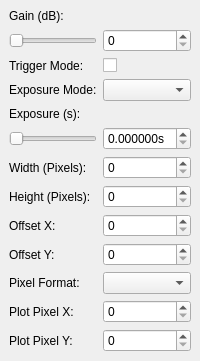
  <widget class="QDockWidget" name="dockWidget_4">
   <property name="minimumSize">
    <size>
     <width>200</width>
     <height>355</height>
    </size>
   </property>
   <property name="maximumSize">
    <size>
     <width>200</width>
     <height>524287</height>
    </size>
   </property>
   <property name="windowTitle">
    <string>Camera Settings</string>
   </property>
   <attribute name="dockWidgetArea">
    <number>2</number>
   </attribute>
   <widget class="QWidget" name="dockWidgetContents_5">
    <layout class="QGridLayout" name="gridLayout_5">
     <item row="11" column="0">
      <widget class="QLabel" name="plotpixel_x_Label">
       <property name="text">
        <string>Plot Pixel X:</string>
       </property>
      </widget>
     </item>
     <item row="10" column="1">
      <widget class="QComboBox" name="pixel_format_comboBox"/>
     </item>
     <item row="12" column="0">
      <widget class="QLabel" name="plotpixel_y_Label">
       <property name="text">
        <string>Plot Pixel Y:</string>
       </property>
      </widget>
     </item>
     <item row="8" column="1">
      <widget class="QSpinBox" name="offset_x_spinBox"/>
     </item>
     <item row="9" column="0">
      <widget class="QLabel" name="offsetY_Label">
       <property name="text">
        <string>Offset Y:</string>
       </property>
      </widget>
     </item>
     <item row="1" column="1">
      <widget class="QSpinBox" name="gainSpinBox"/>
     </item>
     <item row="10" column="0">
      <widget class="QLabel" name="pixelFormat_Label">
       <property name="text">
        <string>Pixel Format:</string>
       </property>
      </widget>
     </item>
     <item row="3" column="1">
      <widget class="QComboBox" name="exposuremode_comboBox"/>
     </item>
     <item row="8" column="0">
      <widget class="QLabel" name="offsetX_Label">
       <property name="text">
        <string>Offset X:</string>
       </property>
      </widget>
     </item>
     <item row="3" column="0">
      <widget class="QLabel" name="exposuremode_Label">
       <property name="text">
        <string>Exposure Mode:</string>
       </property>
      </widget>
     </item>
     <item row="9" column="1">
      <widget class="QSpinBox" name="offset_y_spinBox"/>
     </item>
     <item row="12" column="1">
      <widget class="QSpinBox" name="plot_pixel_y_spinBox"/>
     </item>
     <item row="11" column="1">
      <widget class="QSpinBox" name="plot_pixel_x_spinBox"/>
     </item>
     <item row="7" column="1">
      <widget class="QSpinBox" name="y_pixels_SpinBox"/>
     </item>
     <item row="5" column="1">
      <widget class="ScienDSpinBox" name="exposureDSpinBox">
       <property name="sizePolicy">
        <sizepolicy hsizetype="Minimum" vsizetype="Fixed">
         <horstretch>0</horstretch>
         <verstretch>0</verstretch>
        </sizepolicy>
       </property>
       <property name="suffix">
        <string>s</string>
       </property>
       <property name="decimals">
        <number>6</number>
       </property>
       <property name="maximum">
        <double>1000000000.000000000000000</double>
       </property>
       <property name="singleStep">
        <double>0.010000000000000</double>
       </property>
      </widget>
     </item>
     <item row="6" column="0">
      <widget class="QLabel" name="x_pixels_label">
       <property name="text">
        <string>Width (Pixels):</string>
       </property>
      </widget>
     </item>
     <item row="4" column="0">
      <widget class="QLabel" name="exposure_label">
       <property name="sizePolicy">
        <sizepolicy hsizetype="Fixed" vsizetype="Fixed">
         <horstretch>0</horstretch>
         <verstretch>0</verstretch>
        </sizepolicy>
       </property>
       <property name="text">
        <string>Exposure (s):</string>
       </property>
      </widget>
     </item>
     <item row="6" column="1">
      <widget class="QSpinBox" name="x_pixels_SpinBox"/>
     </item>
     <item row="7" column="0">
      <widget class="QLabel" name="y_pixels_label">
       <property name="text">
        <string>Height (Pixels):</string>
       </property>
      </widget>
     </item>
     <item row="2" column="0">
      <widget class="QLabel" name="triggermode_Label">
       <property name="text">
        <string>Trigger Mode:</string>
       </property>
      </widget>
     </item>
     <item row="2" column="1">
      <widget class="QCheckBox" name="triggerMode_checkBox">
       <property name="text">
        <string/>
       </property>
      </widget>
     </item>
     <item row="5" column="0">
      <widget class="QSlider" name="exposure_Slider">
       <property name="orientation">
        <enum>Qt::Horizontal</enum>
       </property>
      </widget>
     </item>
     <item row="0" column="0">
      <widget class="QLabel" name="gain_label">
       <property name="sizePolicy">
        <sizepolicy hsizetype="Fixed" vsizetype="Fixed">
         <horstretch>0</horstretch>
         <verstretch>0</verstretch>
        </sizepolicy>
       </property>
       <property name="text">
        <string>Gain (dB):</string>
       </property>
      </widget>
     </item>
     <item row="1" column="0">
      <widget class="QSlider" name="gain_Slider">
       <property name="orientation">
        <enum>Qt::Horizontal</enum>
       </property>
      </widget>
     </item>
    </layout>
   </widget>
  </widget>
